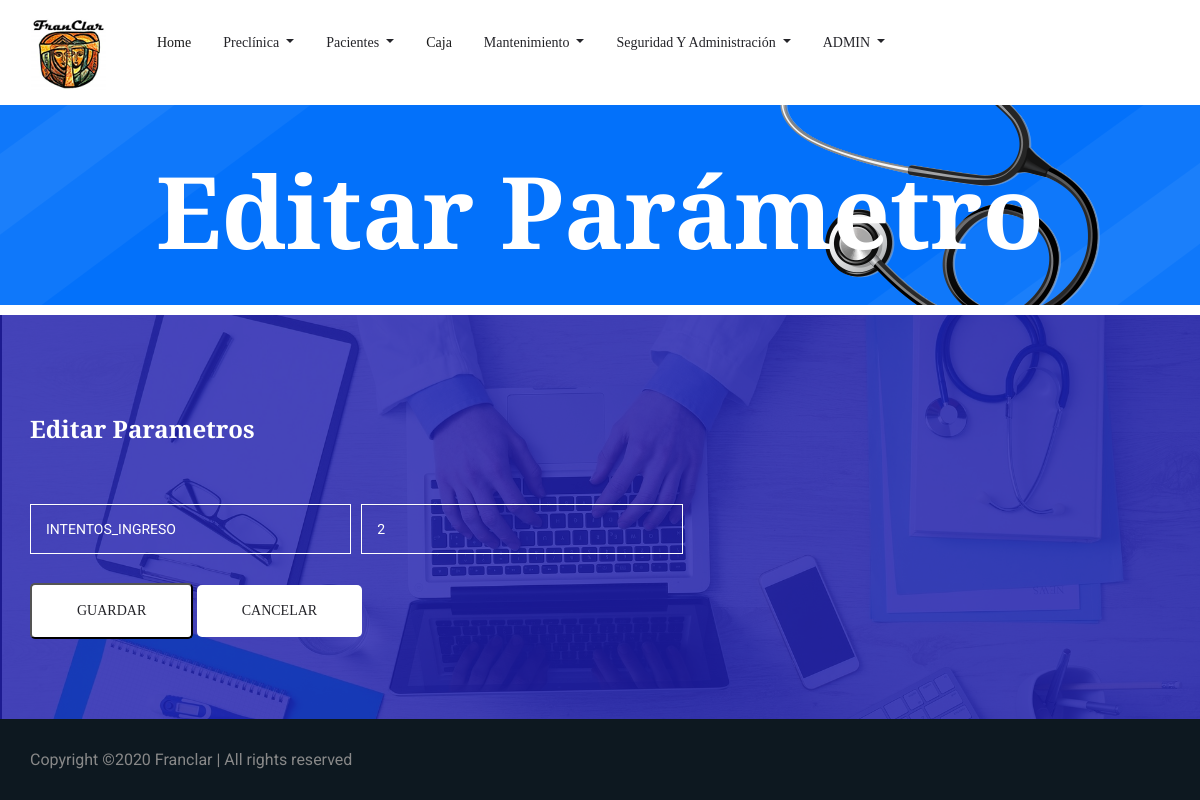
Before: /EditarParametro.php?nik=1 (signed in) with the older database file.
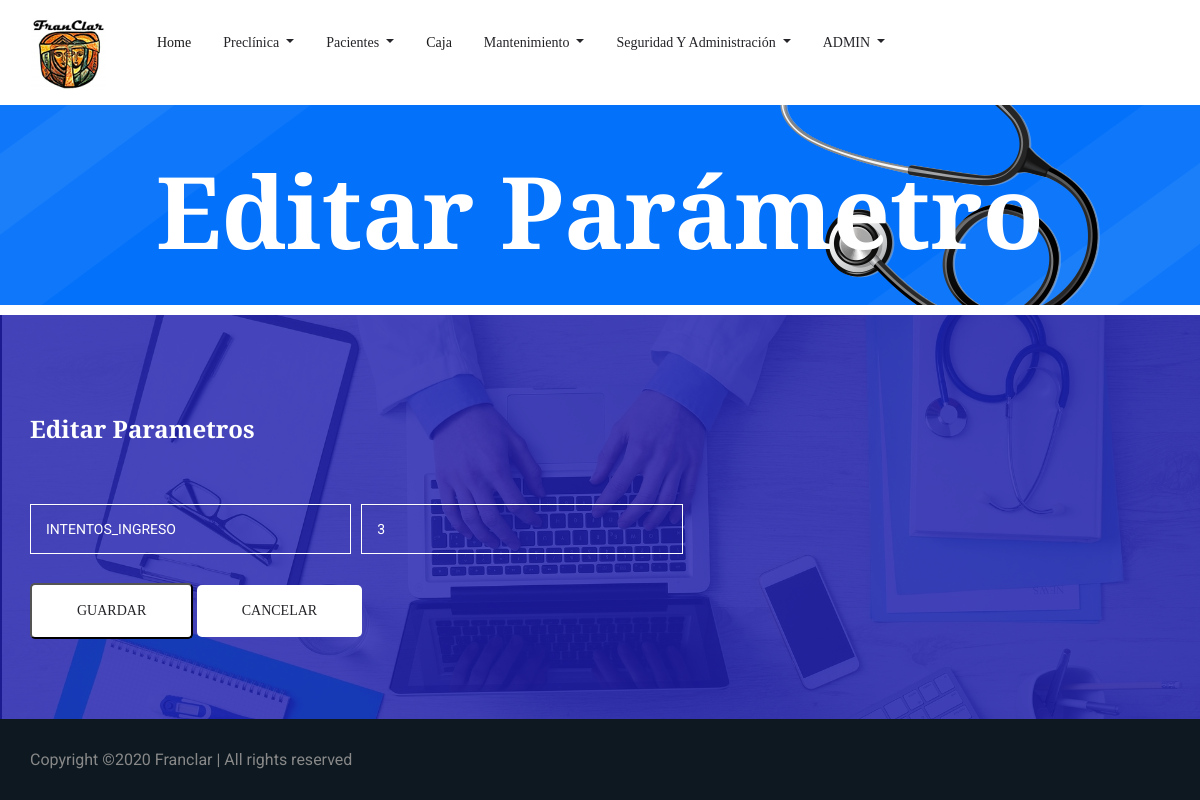
After: the same page with the newer database file.
### tables this page shows
CREATE TABLE `tbl_parametros` (
  `id_parametro` int(3) NOT NULL,
  `parametro` varchar(25) NOT NULL,
  `valor` varchar(3) NOT NULL,
  `id_usuario` bigint(3) DEFAULT NULL,
  `Fec_crea` date DEFAULT NULL,
  `Fec_modif` date DEFAULT NULL
);

### EditarParametro.php (the view, shortened to what this page needs)
<!doctype html>
<html lang="es">
<?php
include 'head.php'
?>
<body>
    <?php
    include 'header.php';
    ?>
    <section class="breadcrumb_part breadcrumb_bg">
        <div class="container">
            <div class="row">
                <div class="col-lg-12">
                    <div class="breadcrumb_iner">
                        <div class="breadcrumb_iner_item">
                            <h2>Editar Parámetro</h2>
                        </div>
                    </div>
                </div>
            </div>
        </div>
    </section>
    <?php
			$nik = mysqli_real_escape_string($con,(strip_tags($_GET["nik"],ENT_QUOTES)));
			$sql = mysqli_query($con, "SELECT * FROM tbl_parametros WHERE id_parametro='$nik'");
			if(mysqli_num_rows($sql) == 0){
				header("Location: index.php");
			}else{
				$row = mysqli_fetch_assoc($sql);
			}
		?>
    <section class="regervation_part section_padding">
        <div class="container">
            <div class="row align-items-center regervation_content">
                <div class="col-lg-7">
                    <div class="regervation_part_iner">
                        <form method="POST" action="" autocomplete="off">
                            <h2>Editar Parametros</h2>
                            <div class="form-row">
                                <div class="form-group col-md-6">
                                    <input type="text" class="form-control" id="NomP" value="<?php echo $row ['parametro']; ?>" name="Parametro"  placeholder="Nombre del parámetro" readonly>
                                </div>
                                <div class="form-group col-md-6">
                                    <input type="text" class="form-control" id="ValP" value="<?php echo $row ['valor']; ?>" name="Valor_Parametro" onkeypress="return solonumeros(event)" maxlength="3" placeholder="Valor" required>
                                </div>
                                <div class="regerv_btn col-md-8">
                                    <button type="submit" name="save" class="btn_2">Guardar</button>
                                    <a href="Parametros.php" class="btn_2">Cancelar</a>
                                </div>
                            </div>
                        </form>
                    </div>
                </div>
            </div>
        </div>
    </section>
    <?php
        include 'Copyright.php'
    ?>
</body>
</html>

Changed rows visible on the page:
changed tbl_parametros "INTENTOS_INGRESO": Valor_Parametro "2" → "3"
